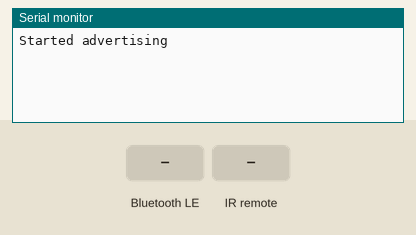
Bench run of a program on a simulated ESP32. On the bench: the last lines printed to the serial monitor. The test bench sets the inputs (shaded band). Nothing arrives over Bluetooth unless stated; a phone connects over Bluetooth LE 3 s after start.

Above: at 1.2 s.
1.3 s: Bluetooth LE write "NEC" received
At 2.5 s:
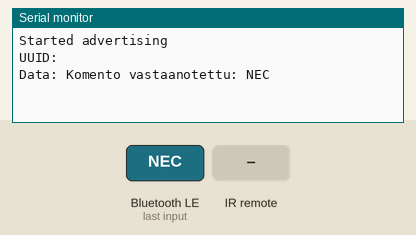
2.8 s: Bluetooth LE write "1" received
At 2.98 s:
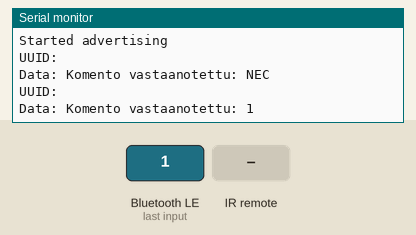
4.5 s: infrared code 0xFFFFFFFF received
At 5.7 s:
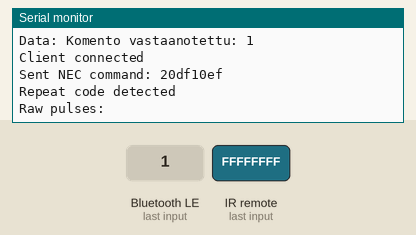

Measured:
- after the input at 1.3 s, the serial monitor: prints a new line after 0.05 s (image 1)
- after the input at 2.8 s, the serial monitor: prints a new line after 0.05 s (image 2)
- after the input at 4.5 s, the serial monitor: prints a new line at once (image 3)

The program:

main.cpp
```cpp
#include <Arduino.h>
#include "MyBLEDevice/MyBLEDevice.h"
#include "MyIR/MyIRReceiver.h"

MyIRReceiver irReceiver;


BLEServer* pServer = nullptr;
BLEAdvertising* pAdvertising = nullptr;
MyBLEDevice device;

void setup() {

  Serial.begin(115200);
  device.initBLE("TestausLaite32");
  irReceiver.receiveIRSignal();
}

void loop() {
  irReceiver.loop();
  device.loop();
}
```

MyBLEDevice.cpp
```cpp
#include "MyBLEDevice/MyBLEDevice.h"
#include <Arduino.h>
#include "MyIR/MyIRTransmitter.h"


MyIRTransmitter irTransmitter;

unsigned long lastIRsend = 0;
const unsigned long time_period = 3000;


class MyServerCallbacks : public BLEServerCallbacks {
    public:
    void onConnect(BLEServer* pServer) override {
        Serial.println("Client connected");
    }
    void onDisconnect(BLEServer* pServer) override {
        Serial.println("Client disconnected");
        pServer->getAdvertising()->start();
    }
};


// lukee kun tulee komento
class CommandCallbacks : public BLECharacteristicCallbacks {
    MyBLEDevice* device;
public:
    CommandCallbacks(MyBLEDevice* dev) :
    device(dev)
    {}

    void onWrite(BLECharacteristic* pChar) override {
        std::string value = pChar->getValue();

        Serial.print("UUID: ");
        Serial.println(pChar->getUUID().toString().c_str());
        Serial.print("Data: ");
        Serial.print("Komento vastaanotettu: ");
        Serial.println(value.c_str());
        device->handle_command(
            pChar,
            value
        );
    }
};

MyBLEDevice::MyBLEDevice() {}

MyBLEDevice::~MyBLEDevice() {}


void MyBLEDevice::initBLE(std::string deviceName) {

    BLEDevice::init(deviceName);
    pServer = BLEDevice::createServer();

    pServer->setCallbacks(new MyServerCallbacks());
    BLEService* pService = pServer->createService(SERVICE_UUID);

    CommandCallbacks* commonCallback = new CommandCallbacks(this);

    cmdChar = pService->createCharacteristic(
        CHARACTERISTIC_UUID,
        BLECharacteristic::PROPERTY_WRITE |
        BLECharacteristic::PROPERTY_READ |
        BLECharacteristic::PROPERTY_NOTIFY|
        BLECharacteristic::PROPERTY_INDICATE
    );

    cmdChar->setCallbacks(commonCallback);
    cmdChar->addDescriptor(new BLE2902());

     authChar = pService->createCharacteristic(
        AUTH_UUID,
        BLECharacteristic::PROPERTY_WRITE |
        BLECharacteristic::PROPERTY_READ |
        BLECharacteristic::PROPERTY_NOTIFY
    );


    authChar->setCallbacks(commonCallback);
    authChar->addDescriptor(new BLE2902());


    pService->start();

    BLEAdvertising* pAdvertising = BLEDevice::getAdvertising();
    pAdvertising->addServiceUUID(SERVICE_UUID);
    pAdvertising->setScanResponse(true);
    BLEDevice::startAdvertising();
    Serial.println("Started advertising");


}

bool MyBLEDevice::sendCommand(const char* command) {
    cmdChar->setValue(command);
    cmdChar->notify();
    return true;
}


bool MyBLEDevice::isAuthenticated() {
    return authenticated;
}
void MyBLEDevice::loop() {
    cmdChar->setValue((uint8_t*)&value, 1);
    cmdChar->notify();
    unsigned long now = millis();
    if(now-lastIRsend >= time_period) {
    irTransmitter.sendIRCommand("NEC",0, 0x20DF10EF, 32);  // koko data yhdellä arvolla
        lastIRsend = now;
        delay(120);
    }
}

void MyBLEDevice::handle_command(BLECharacteristic* pChar, const std::string& command_value){
    if (1){

    }

}
```

MyBLEDevice.h
```cpp
#ifndef MYBLEDEVICE_H
#define MYBLEDEVICE_H

#include <BLEDevice.h>
#include <BLEServer.h>
#include <BLEUtils.h>
#include <BLEAdvertising.h>
#include <iostream>
#include <BLE2902.h>

#define SERVICE_UUID        "4fafc201-1fb5-459e-8fcc-c5c9c331914e"
#define CHARACTERISTIC_UUID "beb5483e-36e1-4688-b7f5-ea07361b26a8"
#define AUTH_UUID    "aaaaaaaa-aaaa-aaaa-aaaa-aaaaaaaaaaaa"


class CommandCallbacks;

class MyBLEDevice
{
private:

    BLEServer* pServer = nullptr;
    BLECharacteristic* authChar = nullptr;
    BLECharacteristic* cmdChar = nullptr;
    bool authenticated = false;


public:
    MyBLEDevice(/* args */);
    ~MyBLEDevice();

    void initBLE(std::string deviceName);
    bool sendCommand(const char* command);
    bool isAuthenticated();
    uint8_t value = 1;
    void handle_command(BLECharacteristic* pChar, const std::string& command_value);


    void loop();


};

#endif
```

MyBLEDeviceSecurity.cpp
```cpp
#include "MyBLEDeviceSecurity.h"
#include <Arduino.h>
MyBLEDeviceSecurity::MyBLEDeviceSecurity(/* args */)
{
}

MyBLEDeviceSecurity::~MyBLEDeviceSecurity()
{
}
```

MyBLEDeviceSecurity.h
```cpp
#ifndef MyBLEDeviceSecurity_H
#define MyBLEDeviceSecurity_H

#include <BLEDevice.h>
#include <BLEUtils.h>
#include <BLEServer.h>

class MyBLEDeviceSecurity{
private:

public:
    MyBLEDeviceSecurity(/* args */);
    ~MyBLEDeviceSecurity();

};

#endif
```

MyIRReceiver.cpp
```cpp
#include "MyIRReceiver.h"
#include <IRremoteESP8266.h>
#include <IRrecv.h>
#include <IRutils.h>


MyIRReceiver::MyIRReceiver() {

}
MyIRReceiver::~MyIRReceiver() {
}

const int IR_RECEIVE_PIN = 16;
IRrecv irrecv(IR_RECEIVE_PIN);
decode_results results;


void MyIRReceiver::receiveIRSignal() {
    irrecv.enableIRIn();
}

void MyIRReceiver::loop() {
   if (irrecv.decode(&results)) {
        // Tallenna arvo
        uint32_t val = results.value;

        // Tarkista repeat
        if (val == 0xFFFFFFFF) Serial.println("Repeat code detected");
        else Serial.printf("Received: 0x%08X\n", val);

        // Tulosta raakapulssit
        Serial.print("Raw pulses: ");
        for (int i = 0; i < results.rawlen; i++) {
            Serial.print(results.rawbuf[i]);
            Serial.print(", ");
        }
        Serial.println();

        irrecv.resume(); // valmis seuraavaan signaaliin
   }
}
```

MyIRReceiver.h
```cpp
#ifndef MYIRRECEIVER_H
#define MYIRRECEIVER_H
#include <Arduino.h>


class MyIRReceiver{
private:


public:
    MyIRReceiver();
    ~MyIRReceiver();
    void loop();
    void receiveIRSignal();
    std::string getAllProtocolsAsJSON();
};
#endif
```

MyIRTransmitter.cpp
```cpp
#include "MyIRTransmitter.h"

MyIRTransmitter::MyIRTransmitter() {

}
MyIRTransmitter::~MyIRTransmitter() {

}
const uint16_t IR_PIN = 19;
IRsend irsend(IR_PIN);


void MyIRTransmitter::sendIRCommand(String protokolla, uint64_t address, uint64_t data, uint16_t nbits) {

    if(!init_done){
        init();
    }

    if(protokolla == "NEC") {

        irsend.sendNEC(data, nbits);
        Serial.println("Sent NEC command: " + String(data, HEX));
    }


}
void MyIRTransmitter::sendRawIR(const uint16_t* rawdata) {

    if(!init_done){
        init();
    }

    const uint16_t kRawDataLen = 67; // Esimerkkiarvo, muuta tarpeen mukaan
    irsend.sendRaw(rawdata, kRawDataLen, 38); // 38 kHz taajuus
    Serial.println("Raw IR data sent");
}

void MyIRTransmitter::init(){
    irsend.begin();
    init_done = true;
}
```

MyIRTransmitter.h
```cpp
#ifndef MYIRTRANSMITTER_H
#define MYIRTRANSMITTER_H

#include <Arduino.h>
#include <IRremoteESP8266.h>
#include <IRsend.h>

class MyIRTransmitter {

private:
    IRsend irsend{4};
    bool init_done = false;

public:
    MyIRTransmitter();
    ~MyIRTransmitter();
    void sendIRCommand(String protokolla, uint64_t address, uint64_t data, uint16_t nbits);
    void sendRawIR(const uint16_t* rawdata);
    void init();

};

#endif
```
